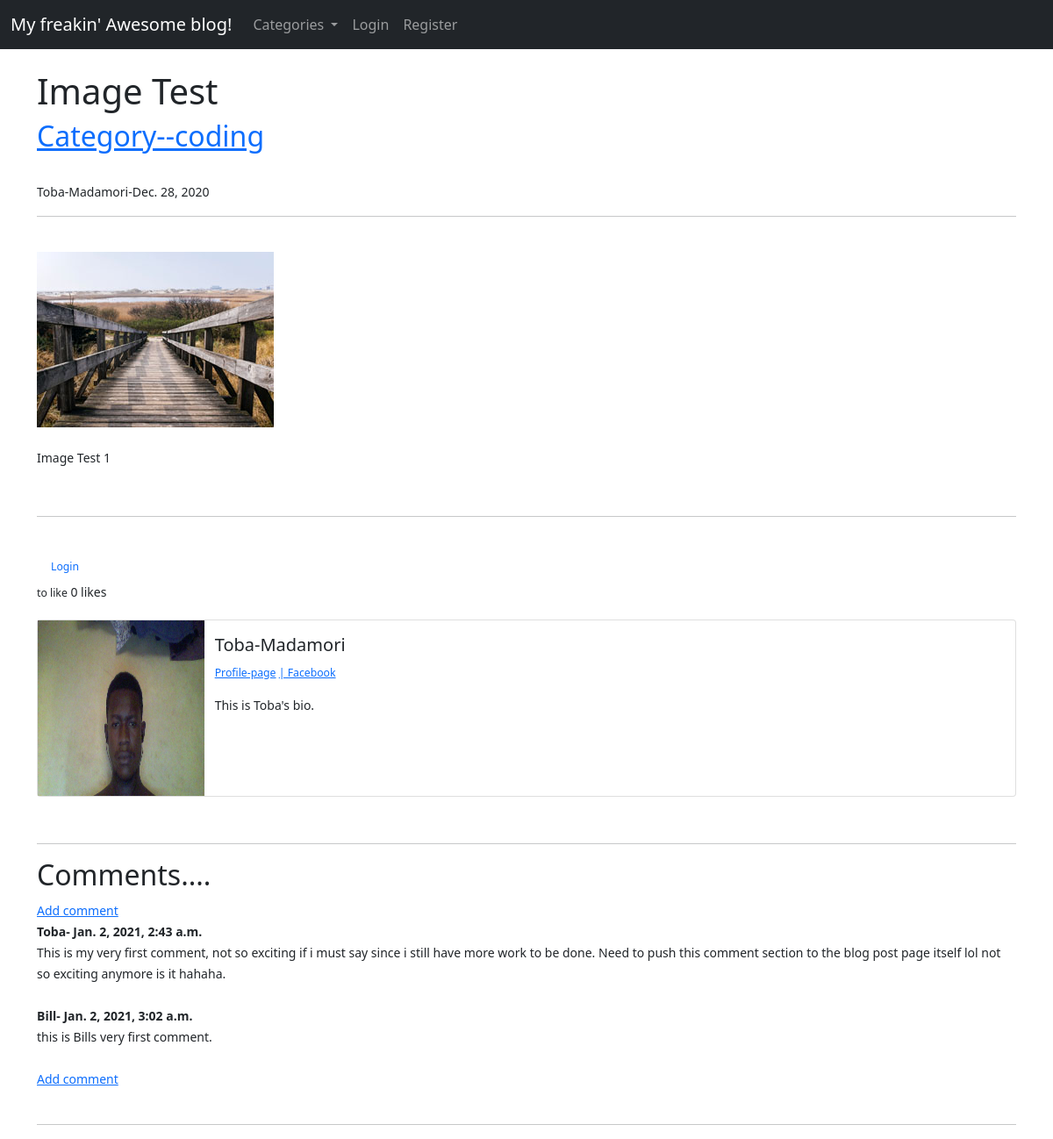
/article/14, run on the app's committed database.
### theblog/models.py (models this page shows, shortened)
class Post(models.Model):
    title = models.CharField(max_length=255)
    header_image = models.ImageField(null= True, blank= True, upload_to='images/')
    title_tag = models.CharField(max_length=255)
    author = models.ForeignKey(User, on_delete=models.CASCADE)
    body = RichTextField(blank= True, null= True)
    post_date = models.DateField(auto_now_add= True)
    category =  models.CharField(max_length=255, default='coding')
    snippets =  models.CharField(max_length=255)
    likes = models.ManyToManyField(User, related_name='blog_posts')
    def total_likes(self):
        return self.likes.count()

class Profile(models.Model):
    user = models.OneToOneField(User, null=True, on_delete= models.CASCADE)
    bio = models.TextField()
    profile_pic =  models.ImageField(null= True, blank= True, upload_to='images/profile/')
    twitter_url = models.CharField(max_length=255, null= True, blank= True)
    facebook_url = models.CharField(max_length=255, null= True, blank= True)
    instagram_url = models.CharField(max_length=255, null= True, blank= True)

class Comment(models.Model):
    post =  models.ForeignKey(Post, related_name='comments', on_delete=models.CASCADE)
    name = models.CharField(max_length=255)
    body = models.TextField()
    date_added = models.DateTimeField(auto_now_add=True)

### theblog/views.py (the view)
# urls.py: path('article/<int:pk>', ArticleDetailView.as_view(), name= 'article-detail'),
class ArticleDetailView(DetailView):
    model = Post
    template_name = 'article_detail.html'
    def get_context_data(self , *args, **kwargs):
        cat_menu = Category.objects.all()
        context = super(ArticleDetailView, self).get_context_data(*args, **kwargs)
        stuff = get_object_or_404(Post, id= self.kwargs['pk'])
        total_likes= stuff.total_likes()
        liked = False
        if stuff.likes.filter(id=self.request.user.id).exists():
            liked = True
        context['cat_menu']= cat_menu
        context['total_likes']= total_likes
        context['liked'] = liked
        return context

### theblog/models.py (called while the page is built)
    def __str__(self):
        return self.name

### theblog/templates/article_detail.html (shortened to what this page needs)
{% extends 'base.html' %}
{% load static %}
{% block content %}
<h1>{{post.title}}</h1>
<h2><a href="{% url 'category' post.category|slugify%}"> Category--{{post.category}}</a></h2><br/>
<small>{{post.author.first_name}}-{{post.author.last_name}}-{{post.post_date}}
<hr><br/>
{% if post.header_image%}
    <img src=" {{post.header_image.url}} " alt=" Destination image ">
{% endif %} <br/><br/>
{{post.body|safe}}
<br/>
<hr/>
<br/>
<form action=" {% url 'like_post' post.pk %}" method="POST">
{% if user.is_authenticated %}
    {% if liked %}
        <button type="submit", name="post.id", value="{{ post.id }}", class="btn btn-danger btn-sm">Unlike</button>-
    {% else %}
        <button type="submit", name="post.id", value="{{ post.id }}", class="btn btn-primary btn-sm">likes</button>-
    {% endif %}
{% else %}
    <small><a class="nav-link" href="{% url 'login' %}"> Login</a>to like</small>
{% endif %}
    {{ total_likes }} likes
    <br/><br/>
    <div class="card mb-3" >
        <div class="row g-0">
          <div class="col-md-2">
          {% if post.author.profile.profile_pic %}
            <img src=" {{ post.author.profile.profile_pic.url }} " alt="..."  width="190px" height="200px">
          {% else %}
            <img src=" {% static 'theblog/images/default_picture.png' %} " alt="..."  width="190px" height="200px">
          {% endif %}
        </div>
          <div class="col-md-10">
            <div class="card-body">
              <h5 class="card-title">{{post.author.first_name}}-{{post.author.last_name}}</h5>
              <p class="card-text"><small class="text-muted">
                    <a href=" {% url 'show_profile_page' post.author.profile.id %}">Profile-page</a>
                    {% if  post.author.profile.facebook_url %}
                        <a href="{{ post.author.profile.facebook_url }}">| Facebook</a>
                    {% endif %}
                </small></p>
              <p class="card-text">{{ post.author.profile.bio }} </p>
            </div>
          </div>
        </div>
      </div>
    <br/>
</form>
<hr/>
<h2>Comments....</h2>
{% if not post.comments.all %}
  No comments yet.... <a href="{% url 'add_comment' post.pk %}">Add one</a>
{% else %}
<a href="{% url 'add_comment' post.pk %}">Add comment</a><br/>
  {% for comment in post.comments.all %}
    <strong>{{ comment.name}}- {{ comment.date_added}}</strong>
    <br/>
    {{ comment.body }}
    <br/><br/>
  {% endfor %}
  <a href="{% url 'add_comment' post.pk %}">Add comment</a><br/>
{% endif %}
<br/>
<hr/>
{% endblock %}

### theblog/templates/base.html (shortened to what this page needs)
<!doctype html>
<html lang="en">
  <head>
    <link href="https://cdn.jsdelivr.net/npm/bootstrap@5.0.0-beta1/dist/css/bootstrap.min.css" rel="stylesheet">
  </head>
  <body>
    <nav class="navbar navbar-expand-lg navbar-dark bg-dark">
        <div class="container-fluid">
          <a class="navbar-brand" href=" {% url 'home' %}">My freakin' Awesome blog!</a>
          <div class="collapse navbar-collapse" id="navbarSupportedContent">
            <ul class="navbar-nav me-auto mb-2 mb-lg-0">
                {% if cat_menu %}
              <li class="nav-item dropdown">
                <a class="nav-link dropdown-toggle" href="#" id="navbarDropdown" role="button" data-bs-toggle="dropdown" aria-expanded="false">
                  Categories
                </a>
              </li>
                {% else %}
                  <li class="nav-item">
                    <a class="nav-link" href="{% url 'category-list' %}"> Categories </a>
                  </li>
                {% endif %}
              {% if user.is_authenticated %}
                <li class="nav-item">
                  <a class="nav-link" href="{% url 'add_post' %}"> Add post</a>
                </li>
                <li class="nav-item">
                  <a class="nav-link" href="{% url 'add_category' %}"> Add Category</a>
                </li>
              {% else %}
                <li class="nav-item">
                  <a class="nav-link" href="{% url 'login' %}"> Login </a>
                </li>
                <li class="nav-item">
                  <a class="nav-link" href="{% url 'register' %}"> Register </a>
                </li>
              {% endif %}
            </ul>
          </div>
        </div>
      </nav>
    <br/>
    <div class="container">
        {% block content %}
        {% endblock %}
    </div>
  </body>
</html>

### data on the page
Post: title "Image Test", category "coding", author.first_name "Toba", author.last_name "Madamori", post_date "Dec. 28, 2020", header_image (picture), body "Image Test 1", author.profile.profile_pic (picture), author.profile.bio "This is Toba's bio."
Comment: name "Toba", date_added "Jan. 2, 2021, 2:43 a.m.", body "This is my very first comment, not so exciting if i must say since i still have more work to be done. Need to push this comment section to the blog post page itself lol not so exciting anymore is it hahaha."
Comment: name "Bill", date_added "Jan. 2, 2021, 3:02 a.m.", body "this is Bills very first comment."

### other printed values
{{ total_likes }} "0"
